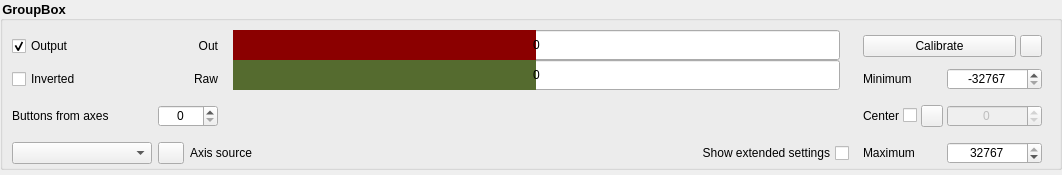
<?xml version="1.0" encoding="UTF-8"?>
<ui version="4.0">
 <class>Axes</class>
 <widget class="QWidget" name="Axes">
  <property name="geometry">
   <rect>
    <x>0</x>
    <y>0</y>
    <width>1062</width>
    <height>155</height>
   </rect>
  </property>
  <property name="windowTitle">
   <string>Form</string>
  </property>
  <layout class="QVBoxLayout" name="layoutV_Axes">
   <property name="spacing">
    <number>0</number>
   </property>
   <property name="leftMargin">
    <number>0</number>
   </property>
   <property name="topMargin">
    <number>0</number>
   </property>
   <property name="rightMargin">
    <number>0</number>
   </property>
   <property name="bottomMargin">
    <number>5</number>
   </property>
   <item>
    <widget class="QGroupBox" name="groupBox_AxixName">
     <property name="sizePolicy">
      <sizepolicy hsizetype="Preferred" vsizetype="Maximum">
       <horstretch>0</horstretch>
       <verstretch>1</verstretch>
      </sizepolicy>
     </property>
     <property name="minimumSize">
      <size>
       <width>0</width>
       <height>170</height>
      </size>
     </property>
     <property name="maximumSize">
      <size>
       <width>16777215</width>
       <height>170</height>
      </size>
     </property>
     <property name="font">
      <font>
       <pointsize>10</pointsize>
       <weight>75</weight>
       <bold>true</bold>
      </font>
     </property>
     <property name="styleSheet">
      <string notr="true">QGroupBox#groupBox_AxixName {
	font-weight: bold;
    font-size: 10pt;
}</string>
     </property>
     <property name="title">
      <string>GroupBox</string>
     </property>
     <layout class="QGridLayout" name="gridLayout_2" rowstretch="1,0,0,0" columnstretch="0,0,0,0,7,2" columnminimumwidth="0,0,0,0,0,185">
      <property name="bottomMargin">
       <number>3</number>
      </property>
      <property name="spacing">
       <number>6</number>
      </property>
      <item row="3" column="4">
       <widget class="QCheckBox" name="checkBox_ShowExtend">
        <property name="cursor">
         <cursorShape>PointingHandCursor</cursorShape>
        </property>
        <property name="sizePolicy">
         <sizepolicy hsizetype="Minimum" vsizetype="Fixed">
          <horstretch>0</horstretch>
          <verstretch>0</verstretch>
         </sizepolicy>
        </property>
        <property name="minimumSize">
         <size>
          <width>0</width>
          <height>17</height>
         </size>
        </property>
        <property name="layoutDirection">
         <enum>Qt::RightToLeft</enum>
        </property>
        <property name="toolTip">
         <string>Toggle prescaler, resolution, and axes-to-buttons sliders for this axis</string>
        </property>
        <property name="text">
         <string>Show extended settings</string>
        </property>
       </widget>
      </item>
      <!-- Calibration column. Each row is placed DIRECTLY in the outer
           gridLayout_2 at column 5 in the matching row, so row heights
           are shared with the Out bar / Raw bar / a2b slider / Axis
           source content on the left. No inner frame_4 wrapper, no
           inner gridLayout. Vertical alignment is automatic.
           All spinboxes are pinned to a 95 px fixed width so their
           right edges line up across rows; the 26x26 Reset and Set
           Center buttons inherit the same right edge by sitting at
           the right end of their HBox. -->

      <!-- Row 0 (Out bar row): Calibrate + Reset -->
      <item row="0" column="5" alignment="Qt::AlignVCenter">
       <layout class="QHBoxLayout" name="layoutH_CalRow0">
        <property name="spacing"><number>4</number></property>
        <property name="leftMargin"><number>8</number></property>
        <property name="rightMargin"><number>8</number></property>
        <item>
         <widget class="QPushButton" name="pushButton_StartCalib">
          <property name="sizePolicy">
           <sizepolicy hsizetype="Expanding" vsizetype="Preferred">
            <horstretch>0</horstretch>
            <verstretch>0</verstretch>
           </sizepolicy>
          </property>
          <property name="text"><string>Calibrate</string></property>
          <property name="autoDefault"><bool>false</bool></property>
          <property name="default"><bool>false</bool></property>
          <property name="checkable"><bool>true</bool></property>
          <property name="checked"><bool>false</bool></property>
         </widget>
        </item>
        <item>
         <widget class="QPushButton" name="pushButton_ResetCalib">
          <property name="sizePolicy">
           <sizepolicy hsizetype="Fixed" vsizetype="Fixed">
            <horstretch>0</horstretch>
            <verstretch>0</verstretch>
           </sizepolicy>
          </property>
          <property name="minimumSize"><size><width>22</width><height>22</height></size></property>
          <property name="maximumSize"><size><width>22</width><height>22</height></size></property>
          <property name="toolTip"><string>Reset calibration (Min / Center / Max back to factory defaults)</string></property>
          <property name="text"><string notr="true"/></property>
          <property name="icon">
           <iconset resource="../../resources.qrc">
            <normaloff>:/Images/icons/lucide/rotate-ccw.svg</normaloff>:/Images/icons/lucide/rotate-ccw.svg</iconset>
          </property>
          <property name="iconSize"><size><width>14</width><height>14</height></size></property>
          <property name="autoDefault"><bool>false</bool></property>
          <property name="default"><bool>false</bool></property>
         </widget>
        </item>
       </layout>
      </item>

      <!-- Row 1 (Raw bar row): Minimum label + spinbox -->
      <item row="1" column="5" alignment="Qt::AlignVCenter">
       <layout class="QHBoxLayout" name="layoutH_CalRow1">
        <property name="spacing"><number>4</number></property>
        <property name="leftMargin"><number>8</number></property>
        <property name="rightMargin"><number>8</number></property>
        <item>
         <widget class="QLabel" name="text_minimum">
          <property name="text"><string>Minimum</string></property>
         </widget>
        </item>
        <item>
         <spacer name="spacerH_MinRow">
          <property name="orientation"><enum>Qt::Horizontal</enum></property>
          <property name="sizeHint" stdset="0"><size><width>0</width><height>0</height></size></property>
         </spacer>
        </item>
        <item>
         <widget class="QSpinBox" name="spinBox_CalibMin">
          <property name="sizePolicy">
           <sizepolicy hsizetype="Fixed" vsizetype="Preferred">
            <horstretch>0</horstretch>
            <verstretch>0</verstretch>
           </sizepolicy>
          </property>
          <property name="minimumSize"><size><width>95</width><height>0</height></size></property>
          <property name="maximumSize"><size><width>95</width><height>22</height></size></property>
          <property name="alignment"><set>Qt::AlignCenter</set></property>
          <property name="minimum"><number>-32767</number></property>
          <property name="maximum"><number>32767</number></property>
          <property name="value"><number>-32767</number></property>
         </widget>
        </item>
       </layout>
      </item>

      <!-- Row 2 (a2b slider row): Center label + checkbox + Set + spinbox -->
      <item row="2" column="5" alignment="Qt::AlignVCenter">
       <layout class="QHBoxLayout" name="layoutH_CalRow2">
        <property name="spacing"><number>4</number></property>
        <property name="leftMargin"><number>8</number></property>
        <property name="rightMargin"><number>8</number></property>
        <item>
         <widget class="QLabel" name="text_center">
          <property name="text"><string>Center</string></property>
         </widget>
        </item>
        <item>
         <spacer name="spacerH_CenterRow">
          <property name="orientation"><enum>Qt::Horizontal</enum></property>
          <property name="sizeHint" stdset="0"><size><width>0</width><height>0</height></size></property>
         </spacer>
        </item>
        <item>
         <widget class="QCheckBox" name="checkBox_Center">
          <property name="toolTip"><string>Override the natural midpoint between Min and Max with a custom center value</string></property>
          <property name="text"><string notr="true"/></property>
         </widget>
        </item>
        <item>
         <widget class="QPushButton" name="pushButton_SetCenter">
          <property name="sizePolicy">
           <sizepolicy hsizetype="Fixed" vsizetype="Fixed">
            <horstretch>0</horstretch>
            <verstretch>0</verstretch>
           </sizepolicy>
          </property>
          <property name="minimumSize"><size><width>22</width><height>22</height></size></property>
          <property name="maximumSize"><size><width>22</width><height>22</height></size></property>
          <property name="toolTip"><string>Capture the current axis value as the new Center</string></property>
          <property name="text"><string notr="true"/></property>
          <property name="icon">
           <iconset resource="../../resources.qrc">
            <normaloff>:/Images/icons/lucide/target.svg</normaloff>:/Images/icons/lucide/target.svg</iconset>
          </property>
          <property name="iconSize"><size><width>14</width><height>14</height></size></property>
          <property name="autoDefault"><bool>false</bool></property>
          <property name="default"><bool>false</bool></property>
         </widget>
        </item>
        <item>
         <widget class="QSpinBox" name="spinBox_CalibCenter">
          <property name="enabled"><bool>false</bool></property>
          <property name="sizePolicy">
           <sizepolicy hsizetype="Fixed" vsizetype="Preferred">
            <horstretch>0</horstretch>
            <verstretch>0</verstretch>
           </sizepolicy>
          </property>
          <property name="minimumSize"><size><width>95</width><height>0</height></size></property>
          <property name="maximumSize"><size><width>95</width><height>22</height></size></property>
          <property name="alignment"><set>Qt::AlignCenter</set></property>
          <property name="minimum"><number>-32767</number></property>
          <property name="maximum"><number>32767</number></property>
         </widget>
        </item>
       </layout>
      </item>

      <!-- Row 3 (Axis source row): Maximum label + spinbox -->
      <item row="3" column="5" alignment="Qt::AlignVCenter">
       <layout class="QHBoxLayout" name="layoutH_CalRow3">
        <property name="spacing"><number>4</number></property>
        <property name="leftMargin"><number>8</number></property>
        <property name="rightMargin"><number>8</number></property>
        <item>
         <widget class="QLabel" name="text_maximum">
          <property name="text"><string>Maximum</string></property>
         </widget>
        </item>
        <item>
         <spacer name="spacerH_MaxRow">
          <property name="orientation"><enum>Qt::Horizontal</enum></property>
          <property name="sizeHint" stdset="0"><size><width>0</width><height>0</height></size></property>
         </spacer>
        </item>
        <item>
         <widget class="QSpinBox" name="spinBox_CalibMax">
          <property name="sizePolicy">
           <sizepolicy hsizetype="Fixed" vsizetype="Preferred">
            <horstretch>0</horstretch>
            <verstretch>0</verstretch>
           </sizepolicy>
          </property>
          <property name="minimumSize"><size><width>95</width><height>0</height></size></property>
          <property name="maximumSize"><size><width>95</width><height>22</height></size></property>
          <property name="alignment"><set>Qt::AlignCenter</set></property>
          <property name="minimum"><number>-32767</number></property>
          <property name="maximum"><number>32767</number></property>
          <property name="value"><number>32767</number></property>
         </widget>
        </item>
       </layout>
      </item>
      <item row="2" column="3" colspan="2">
       <widget class="AxesToButtonsSlider" name="widget_A2bSlider" native="true">
        <property name="enabled">
         <bool>false</bool>
        </property>
        <property name="minimumSize">
         <size>
          <width>0</width>
          <height>40</height>
         </size>
        </property>
       </widget>
      </item>
      <item row="1" column="2">
       <widget class="QLabel" name="label_2">
        <property name="sizePolicy">
         <sizepolicy hsizetype="Preferred" vsizetype="Preferred">
          <horstretch>0</horstretch>
          <verstretch>0</verstretch>
         </sizepolicy>
        </property>
        <property name="minimumSize">
         <size>
          <width>0</width>
          <height>21</height>
         </size>
        </property>
        <property name="text">
         <string>Raw</string>
        </property>
        <property name="alignment">
         <set>Qt::AlignRight|Qt::AlignTrailing|Qt::AlignVCenter</set>
        </property>
       </widget>
      </item>
      <item row="0" column="2">
       <widget class="QLabel" name="label">
        <property name="sizePolicy">
         <sizepolicy hsizetype="Preferred" vsizetype="Preferred">
          <horstretch>0</horstretch>
          <verstretch>0</verstretch>
         </sizepolicy>
        </property>
        <property name="minimumSize">
         <size>
          <width>0</width>
          <height>21</height>
         </size>
        </property>
        <property name="text">
         <string>Out</string>
        </property>
        <property name="alignment">
         <set>Qt::AlignRight|Qt::AlignTrailing|Qt::AlignVCenter</set>
        </property>
       </widget>
      </item>
      <item row="0" column="3" rowspan="2" colspan="2">
       <layout class="QVBoxLayout" name="verticalLayout_2" stretch="1,1">
        <property name="spacing">
         <number>0</number>
        </property>
        <property name="sizeConstraint">
         <enum>QLayout::SetDefaultConstraint</enum>
        </property>
        <property name="leftMargin">
         <number>9</number>
        </property>
        <property name="rightMargin">
         <number>9</number>
        </property>
        <item>
         <widget class="QProgressBar" name="progressBar_Out">
          <property name="enabled">
           <bool>true</bool>
          </property>
          <property name="sizePolicy">
           <sizepolicy hsizetype="Expanding" vsizetype="Preferred">
            <horstretch>0</horstretch>
            <verstretch>0</verstretch>
           </sizepolicy>
          </property>
          <property name="minimumSize">
           <size>
            <width>0</width>
            <height>23</height>
           </size>
          </property>
          <property name="maximumSize">
           <size>
            <width>16777215</width>
            <height>16777215</height>
           </size>
          </property>
          <property name="styleSheet">
           <string notr="true">QProgressBar::chunk {
     background-color: rgb(139, 0, 0);
 }
QProgressBar::chunk:disabled {
     background-color: rgba(139, 0, 0, 80);
 }</string>
          </property>
          <property name="minimum">
           <number>-32767</number>
          </property>
          <property name="maximum">
           <number>32767</number>
          </property>
          <property name="value">
           <number>0</number>
          </property>
          <property name="alignment">
           <set>Qt::AlignCenter</set>
          </property>
          <property name="textVisible">
           <bool>true</bool>
          </property>
          <property name="invertedAppearance">
           <bool>false</bool>
          </property>
          <property name="format">
           <string notr="true">%v</string>
          </property>
         </widget>
        </item>
        <item>
         <widget class="QProgressBar" name="progressBar_Raw">
          <property name="enabled">
           <bool>true</bool>
          </property>
          <property name="sizePolicy">
           <sizepolicy hsizetype="Expanding" vsizetype="Preferred">
            <horstretch>0</horstretch>
            <verstretch>0</verstretch>
           </sizepolicy>
          </property>
          <property name="minimumSize">
           <size>
            <width>0</width>
            <height>23</height>
           </size>
          </property>
          <property name="maximumSize">
           <size>
            <width>16777215</width>
            <height>16777215</height>
           </size>
          </property>
          <property name="styleSheet">
           <string notr="true">QProgressBar::chunk {
     background-color:rgb(85, 107, 47);
 }
QProgressBar::chunk:disabled {
     background-color: rgba(85, 107, 47, 80);
 }</string>
          </property>
          <property name="minimum">
           <number>-32767</number>
          </property>
          <property name="maximum">
           <number>32767</number>
          </property>
          <property name="value">
           <number>0</number>
          </property>
          <property name="alignment">
           <set>Qt::AlignCenter</set>
          </property>
          <property name="textVisible">
           <bool>true</bool>
          </property>
          <property name="invertedAppearance">
           <bool>false</bool>
          </property>
          <property name="format">
           <string notr="true">%v</string>
          </property>
         </widget>
        </item>
       </layout>
      </item>
      <item row="1" column="0" colspan="2">
       <widget class="QCheckBox" name="checkBox_Inverted">
        <property name="sizePolicy">
         <sizepolicy hsizetype="Minimum" vsizetype="Minimum">
          <horstretch>0</horstretch>
          <verstretch>0</verstretch>
         </sizepolicy>
        </property>
        <property name="minimumSize">
         <size>
          <width>0</width>
          <height>21</height>
         </size>
        </property>
        <property name="text">
         <string>Inverted</string>
        </property>
       </widget>
      </item>
      <item row="0" column="0" colspan="2">
       <widget class="QCheckBox" name="checkBox_Output">
        <property name="sizePolicy">
         <sizepolicy hsizetype="Minimum" vsizetype="Minimum">
          <horstretch>0</horstretch>
          <verstretch>0</verstretch>
         </sizepolicy>
        </property>
        <property name="minimumSize">
         <size>
          <width>0</width>
          <height>21</height>
         </size>
        </property>
        <property name="text">
         <string>Output</string>
        </property>
        <property name="checked">
         <bool>true</bool>
        </property>
       </widget>
      </item>
      <item row="2" column="0">
       <widget class="QLabel" name="label_3">
        <property name="sizePolicy">
         <sizepolicy hsizetype="Preferred" vsizetype="Minimum">
          <horstretch>0</horstretch>
          <verstretch>0</verstretch>
         </sizepolicy>
        </property>
        <property name="text">
         <string>Buttons from axes</string>
        </property>
       </widget>
      </item>
      <item row="2" column="1" colspan="2">
       <widget class="QSpinBox" name="spinBox_A2bCount">
        <property name="sizePolicy">
         <sizepolicy hsizetype="Minimum" vsizetype="Fixed">
          <horstretch>0</horstretch>
          <verstretch>0</verstretch>
         </sizepolicy>
        </property>
        <property name="minimumSize">
         <size>
          <width>45</width>
          <height>20</height>
         </size>
        </property>
        <property name="alignment">
         <set>Qt::AlignCenter</set>
        </property>
        <property name="maximum">
         <number>12</number>
        </property>
       </widget>
      </item>
      <item row="3" column="0">
       <widget class="CenteredCBox" name="comboBox_AxisSource1">
        <property name="sizePolicy">
         <sizepolicy hsizetype="Minimum" vsizetype="Minimum">
          <horstretch>0</horstretch>
          <verstretch>0</verstretch>
         </sizepolicy>
        </property>
        <property name="minimumSize">
         <size>
          <width>140</width>
          <height>20</height>
         </size>
        </property>
       </widget>
      </item>
      <item row="3" column="1" alignment="Qt::AlignVCenter">
       <widget class="QPushButton" name="pushButton_DetectSource">
        <property name="sizePolicy">
         <sizepolicy hsizetype="Fixed" vsizetype="Preferred">
          <horstretch>0</horstretch>
          <verstretch>0</verstretch>
         </sizepolicy>
        </property>
        <property name="minimumSize">
         <size>
          <width>26</width>
          <height>0</height>
         </size>
        </property>
        <property name="maximumSize">
         <size>
          <width>26</width>
          <height>16777215</height>
         </size>
        </property>
        <property name="text">
         <string/>
        </property>
        <property name="icon">
         <iconset resource="../../resources.qrc">
          <normaloff>:/Images/icons/lucide/target.svg</normaloff>
          <normalon>:/Images/icons/lucide/radio.svg</normalon>
         </iconset>
        </property>
        <property name="iconSize">
         <size>
          <width>16</width>
          <height>16</height>
         </size>
        </property>
        <property name="toolTip">
         <string>Click then rotate any connected axis to set its source pin as this axis's source. Click again to cancel. Only works for pins already bound to some axis -- the firmware reports raw values per-axis, not per-pin.</string>
        </property>
        <property name="checkable">
         <bool>true</bool>
        </property>
       </widget>
      </item>
      <item row="3" column="2" colspan="2">
       <widget class="QLabel" name="text_axisSource">
        <property name="minimumSize">
         <size>
          <width>0</width>
          <height>20</height>
         </size>
        </property>
        <property name="text">
         <string>Axis source</string>
        </property>
        <property name="alignment">
         <set>Qt::AlignLeading|Qt::AlignLeft|Qt::AlignVCenter</set>
        </property>
       </widget>
      </item>
     </layout>
    </widget>
   </item>
   <item>
    <widget class="QFrame" name="frame">
     <property name="frameShape">
      <enum>QFrame::NoFrame</enum>
     </property>
     <property name="frameShadow">
      <enum>QFrame::Raised</enum>
     </property>
     <layout class="QHBoxLayout" name="layoutH_AxesExtend">
      <property name="spacing">
       <number>0</number>
      </property>
      <property name="leftMargin">
       <number>9</number>
      </property>
      <property name="topMargin">
       <number>0</number>
      </property>
      <property name="rightMargin">
       <number>9</number>
      </property>
      <property name="bottomMargin">
       <number>0</number>
      </property>
     </layout>
    </widget>
   </item>
  </layout>
 </widget>
 <customwidgets>
  <customwidget>
   <class>CenteredCBox</class>
   <extends>QComboBox</extends>
   <header>centered_cbox.h</header>
  </customwidget>
  <customwidget>
   <class>AxesToButtonsSlider</class>
   <extends>QWidget</extends>
   <header>axestobuttonsslider.h</header>
   <container>1</container>
  </customwidget>
 </customwidgets>
 <resources/>
 <connections/>
</ui>
